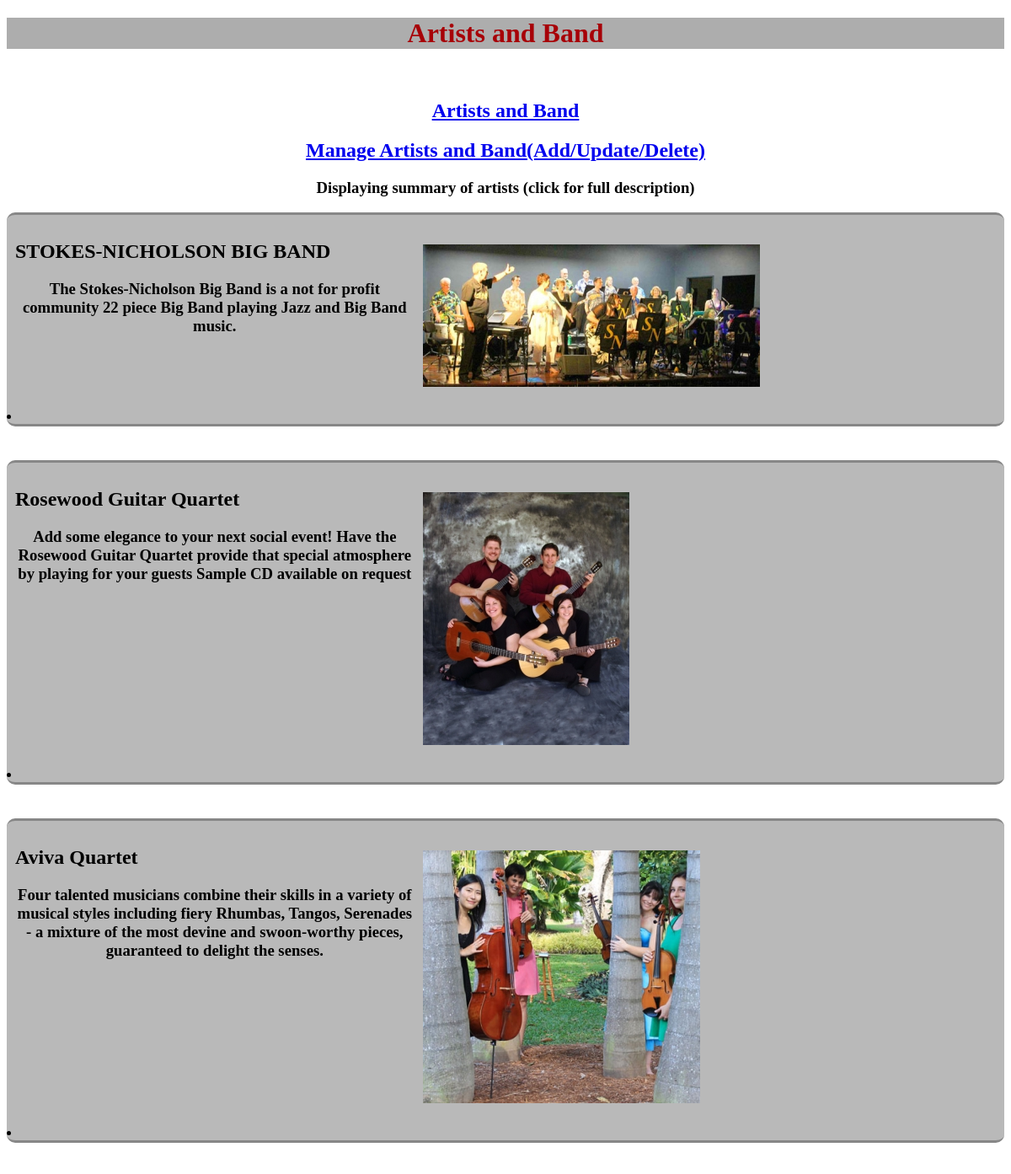
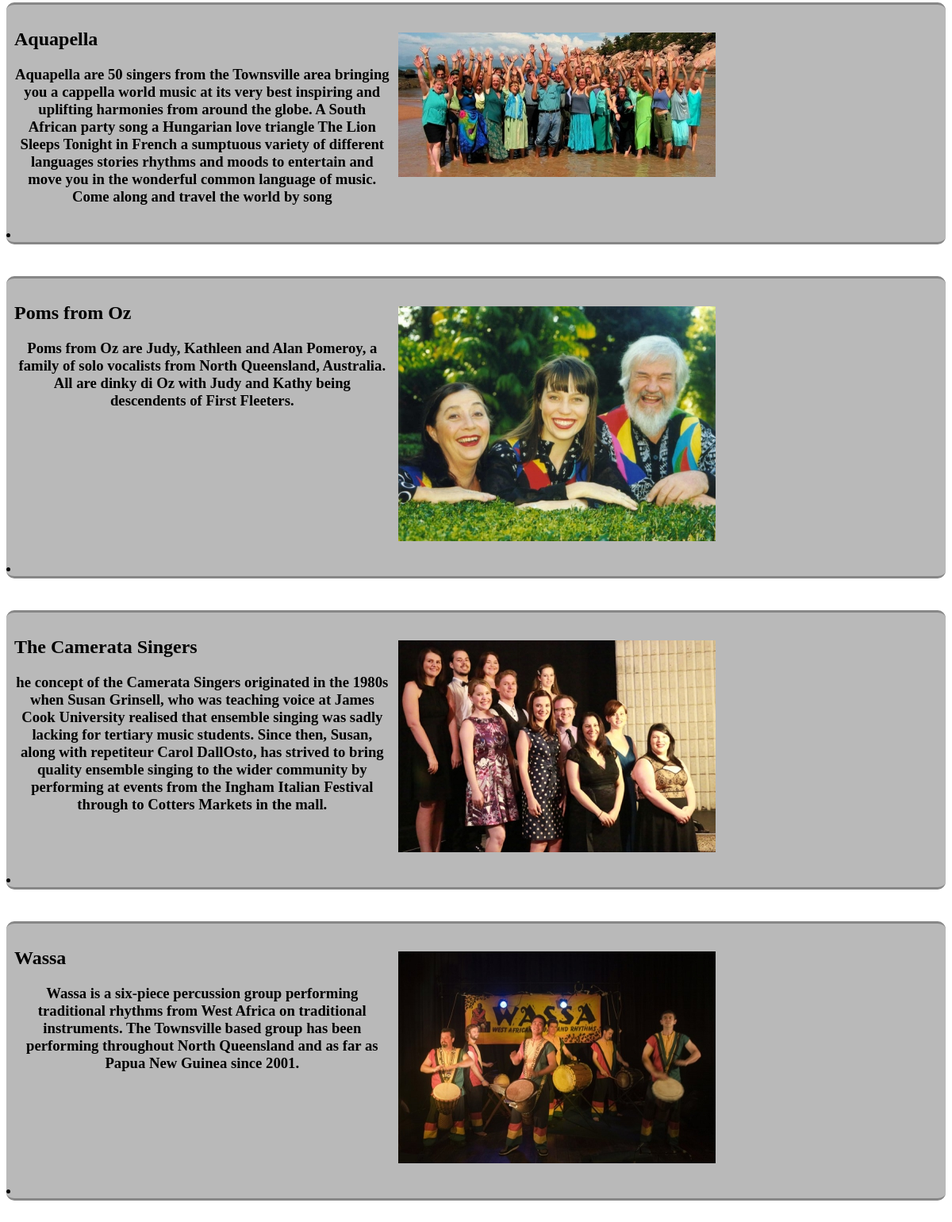
The page / on the database its author committed (2 pictures, top to bottom).
### tables this page shows
CREATE TABLE "Band" (
  "band_id" integer NOT NULL PRIMARY KEY AUTOINCREMENT,
  "band_name" text NOT NULL,
  "band_email" text NOT NULL,
  "band_phone" text NOT NULL,
  "band_website" text NOT NULL,
  "band_shortBio" text NOT NULL,
  "band_longBio" text NOT NULL,
  "band_promoIcon" text NOT NULL,
  "band_promoPic" text NULL,
  "band_genre" text NOT NULL
);

### bandList.php (the view, shortened to what this page needs)
<?php
isset($urlVar) || $urlVar = "";
include($urlVar . "inc_dbConnect.php");
echo "<link rel='stylesheet' href= 'database/styleBandList.css' type='text/css'>";
$sql = "SELECT * FROM band";
$blockTally = 1;
foreach($dbh->query($sql) as $row){
    $iconUrl = $urlVar . $row['band_promoIcon'];
    echo "<div id='band$blockTally' class='bandClass' onclick='expand($blockTally);' title='click here for more information' value='hide'>\n";
    echo "<div id='info'>\n<h2>$row[band_name]</h2>\n<h3>$row[band_shortBio]</h3>\n";
    echo "</div>\n";
    if (file_exists($iconUrl)){
        echo "<div id='icon'>\n<h2><img src='$iconUrl'></h2>\n";
    } else {
        echo "<div id='icon'>\n<h2><img src='database/images/defaultTomato.jpg'></h2>\n";
    }
    echo "</div>\n";
    echo "<div id='clearBlock'><li>\n";
    echo "</div>\n";
    echo "</div>\n";
    $blockTally++;
}?>

### index.php (shortened to what this page needs)
<!doctype html>
<html>
<head>
    <link rel='stylesheet' href= 'styleBandList.css' type='text/css'>
</head>
<body>
    <header><h1>Artists and Band</h1></header>
    <div id="nav">
        <ul>
            <li><a href="index.php"><h2>Artists and Band</h2></a></li>
            <li><a href="manageBandIndex.php"><h2>Manage Artists and Band(Add/Update/Delete)</h2></a></li>
        </ul>
    </div>
    <h3>Displaying summary of artists (click for full description)</h3>
    <?php
	include("bandList.php");
	?>
</body>
</html>

### styleBandList.css (style rules this page uses)
h1, h3 { text-align: center; }
h1 { color: #a70007; }
#nav { text-align: center; }
ul { list-style-type: none; display: inline; margin: 0 auto; }
#icon { padding-top: 15px; }
#info { display: block; text-align: left; float: left; width: 40%; padding: 10px; }
#clearBlock { clear: both; }
.bandClass { background-color: #b9b9b9; width: 100%; border-bottom: solid #878787 3px; border-top: solid #878787 3px; border-radius: 10px; margin-bottom: 40px; -webkit-touch-callout: none; -webkit-user-select: none; -moz-user-select: none; -ms-user-select: none; user-select: none; }
header { background-color: #adadad; }

### rows shown on the page
band: band_name "STOKES-NICHOLSON BIG BAND", band_shortBio "The Stokes-Nicholson Big Band is a not for profit community 22 piece Big Band playing Jazz and Big Band music.", band_promoIcon (picture)
band: band_name "Rosewood Guitar Quartet", band_shortBio "Add some elegance to your next social event! Have the Rosewood Guitar Quartet provide that special atmosphere by playing for your guests Sample CD available on request", band_promoIcon (picture)
band: band_name "Aviva Quartet", band_shortBio "Four talented musicians combine their skills in a variety of musical styles including fiery Rhumbas, Tangos, Serenades - a mixture of the most devine and swoon-worthy pieces, guaranteed to delight the senses.", band_promoIcon (picture)
band: band_name "Aquapella", band_shortBio "Aquapella are 50 singers from the Townsville area bringing you a cappella world music at its very best inspiring and uplifting harmonies from around the globe. A South African party song a Hungarian love triangle The Lion Sleeps Tonight in French a sumptuous variety of different languages stories rhythms and moods to entertain and move you in the wonderful common language of music. Come along and travel the world by song", band_promoIcon (picture)
band: band_name "Poms from Oz", band_shortBio "Poms from Oz are Judy, Kathleen and Alan Pomeroy, a family of solo vocalists from North Queensland, Australia. All are dinky di Oz with Judy and Kathy being descendents of First Fleeters.", band_promoIcon (picture)
band: band_name "The Camerata Singers", band_shortBio "he concept of the Camerata Singers originated in the 1980s when Susan Grinsell, who was teaching voice at James Cook University realised that ensemble singing was sadly lacking for tertiary music students. Since then, Susan, along with repetiteur Carol DallOsto, has strived to bring quality ensemble singing to the wider community by performing at events from the Ingham Italian Festival through to Cotters Markets in the mall.", band_promoIcon (picture)
band: band_name "Wassa", band_shortBio "Wassa is a six-piece percussion group performing traditional rhythms from West Africa on traditional instruments. The Townsville based group has been performing throughout North Queensland and as far as Papua New Guinea since 2001.", band_promoIcon (picture)
